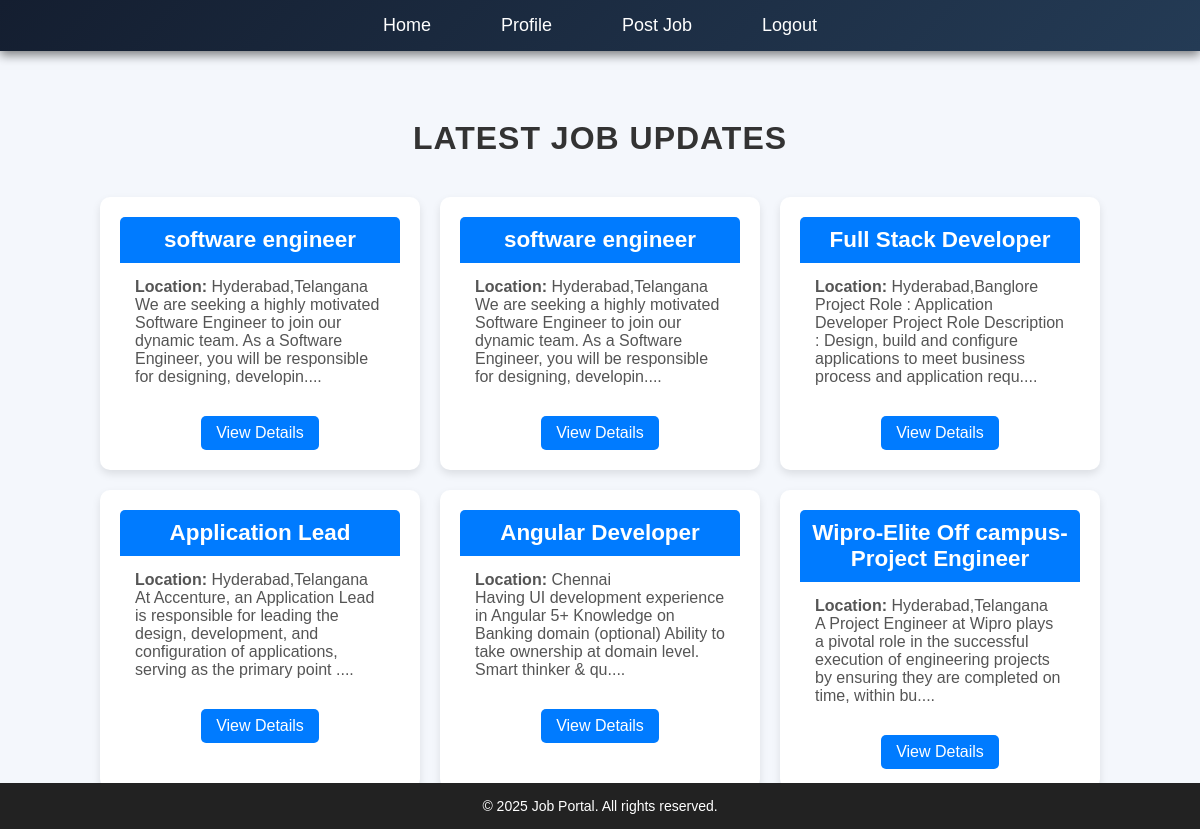
Screenshot of /job_updates/ (signed in) with the database file from the repository.
### job_app/models.py (models this page shows, shortened)
class JobPost(models.Model):
    recruiter = models.ForeignKey(settings.AUTH_USER_MODEL, on_delete=models.CASCADE, limit_choices_to={'is_recruiter': True})
    title = models.CharField(max_length=255)
    description = models.TextField()
    responsibilities = models.TextField(null=True, blank=True)
    requirements = models.TextField(null=True, blank=True)
    skills=models.TextField(null=True, blank=True)
    qualification=models.CharField(max_length=100,null=True, blank=True)
    location = models.CharField(max_length=255)
    salary = models.CharField(max_length=100)
    posted_on = models.DateTimeField(auto_now_add=True)
    EXPERIENCE_CHOICES = [
        ('Fresher', 'Fresher'),
        ('Experienced', 'Experienced'),
    ]
    experience_level = models.CharField(max_length=15, choices=EXPERIENCE_CHOICES, default='Fresher')
    experience_range = models.CharField(max_length=100, blank=True, null=True)
    apply_link = models.URLField(blank=True, null=True)

### job_app/views.py (the view)
# urls.py: path('job_updates/',job_updates, name='job_updates'),
@login_required
def job_updates(request):
    jobs = JobPost.objects.all()
    return render(request, 'job_updates.html', {'jobs': jobs})

### template/job_updates.html (shortened to what this page needs)
{% extends 'navbar.html' %}
{% load static %}
{% block css %}
<link rel="stylesheet" href="{% static 'css/job_updates.css' %}">
{% endblock css %}
{% block content %}
    <main class="container">
        <h1 class="page-title">Latest Job Updates</h1>
        <div class="job-cards-container">
            {% for job in jobs %}
            <div class="job-card">
                <div class="card-header">
                    <h3 class="job-title">{{ job.title }}</h3>
                </div>
                <div class="card-body">
                    <p class="job-location"><strong>Location:</strong> {{ job.location }}</p>
                    <p class="job-description">{{ job.description |slice:":150" }}....</p>
                </div>
                <div class="card-footer">
                    <a href="{% url 'job_app:job_detail' job.id %}" class="view-more-btn">View Details</a>
                </div>
            </div>
            {% endfor %}
        </div>
    </main>
{% endblock %}

### static/css/navbar.css (style rules this page uses)
* { margin: 0; padding: 0; box-sizing: border-box; font-family: 'Poppins', sans-serif; }

### static/css/job_updates.css (style rules this page uses)
body { font-family: Arial, sans-serif; background-color: #f4f7fc; margin: 0; padding: 0; }
.container { width: 90%; margin: auto; padding: 20px; margin-top: 100px; }
.page-title { text-align: center; font-size: 2rem; color: #333; margin-bottom: 20px; text-transform: uppercase; letter-spacing: 1px; }
.job-cards-container { display: grid; grid-template-columns: repeat(auto-fit, minmax(300px, 1fr)); gap: 20px; padding: 20px; }
.job-card { background: #fff; border-radius: 10px; box-shadow: 0 4px 8px rgba(0, 0, 0, 0.1); transition: transform 0.3s ease, box-shadow 0.3s ease; overflow: hidden; padding: 20px; position: relative; }
.card-header { background: #007bff; color: #fff; padding: 10px; text-align: center; font-size: 1.2rem; border-radius: 5px 5px 0 0; }
.card-body { padding: 15px; color: #555; }
.card-footer { text-align: center; padding-top: 15px; }
.view-more-btn { display: inline-block; padding: 8px 15px; background: #007bff; color: #fff; text-decoration: none; border-radius: 5px; transition: background 0.3s; }

### rows the page displays
JobPost: title "software engineer", location "Hyderabad,Telangana", description "We are seeking a highly motivated Software Engineer to join our dynamic team. As a Software Engineer, you will be responsible for designing, developin"
JobPost: title "software engineer", location "Hyderabad,Telangana", description "We are seeking a highly motivated Software Engineer to join our dynamic team. As a Software Engineer, you will be responsible for designing, developin"
JobPost: title "Full Stack Developer", location "Hyderabad,Banglore", description "Project Role : Application Developer Project Role Description : Design, build and configure applications to meet business process and application requ"
JobPost: title "Application Lead", location "Hyderabad,Telangana", description "At Accenture, an Application Lead is responsible for leading the design, development, and configuration of applications, serving as the primary point"
JobPost: title "Angular Developer", location "Chennai", description "Having UI development experience in Angular 5+ Knowledge on Banking domain (optional) Ability to take ownership at domain level. Smart thinker & qu"
JobPost: title "Wipro-Elite Off campus-Project Engineer", location "Hyderabad,Telangana", description "A Project Engineer at Wipro plays a pivotal role in the successful execution of engineering projects by ensuring they are completed on time, within bu"
